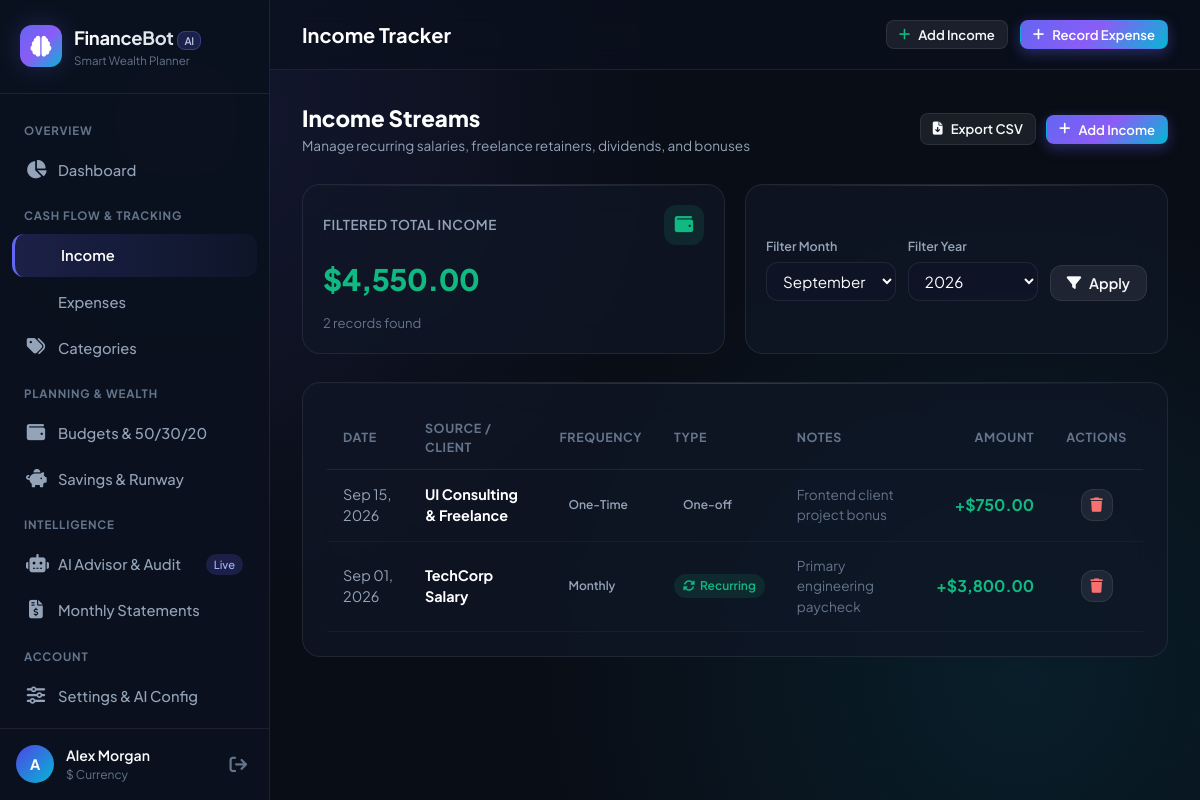
/income (signed in), run on the app's committed database.
### models.py (models this page shows, shortened)
class User(UserMixin, db.Model):
    __tablename__ = "users"
    id = db.Column(db.Integer, primary_key=True)
    username = db.Column(db.String(80), nullable=False)
    email = db.Column(db.String(120), unique=True, nullable=False, index=True)
    password_hash = db.Column(db.String(255), nullable=False)
    currency = db.Column(db.String(10), default="$")
    monthly_savings_target = db.Column(db.Float, default=500.0)
    emergency_fund_target_months = db.Column(db.Integer, default=6)
    risk_tolerance = db.Column(db.String(20), default="Moderate")  # Conservative, Moderate, Aggressive
    preferred_ai_provider = db.Column(db.String(20), default="gemini")  # gemini or openai
    custom_gemini_key = db.Column(db.String(255), nullable=True)
    custom_openai_key = db.Column(db.String(255), nullable=True)
    created_at = db.Column(db.DateTime, default=datetime.utcnow)
    incomes = db.relationship("Income", backref="user", lazy=True, cascade="all, delete-orphan")
    expenses = db.relationship("Expense", backref="user", lazy=True, cascade="all, delete-orphan")
    budgets = db.relationship("Budget", backref="user", lazy=True, cascade="all, delete-orphan")
    savings_goals = db.relationship("SavingsGoal", backref="user", lazy=True, cascade="all, delete-orphan")
    custom_categories = db.relationship("ExpenseCategory", backref="user", lazy=True, cascade="all, delete-orphan")
    recommendations = db.relationship("AIRecommendation", backref="user", lazy=True, cascade="all, delete-orphan")
    chat_messages = db.relationship("ChatMessage", backref="user", lazy=True, cascade="all, delete-orphan")

class Income(db.Model):
    __tablename__ = "incomes"
    id = db.Column(db.Integer, primary_key=True)
    user_id = db.Column(db.Integer, db.ForeignKey("users.id"), nullable=False)
    source = db.Column(db.String(100), nullable=False)  # Salary, Freelance, Dividend, etc.
    amount = db.Column(db.Float, nullable=False)
    date = db.Column(db.Date, nullable=False, default=date.today)
    is_recurring = db.Column(db.Boolean, default=False)
    frequency = db.Column(db.String(30), default="One-Time")  # Monthly, Bi-Weekly, One-Time, etc.
    notes = db.Column(db.Text, nullable=True)
    created_at = db.Column(db.DateTime, default=datetime.utcnow)

### routes/transactions.py (the view, shortened to what this page needs)
@transactions_bp.route("/income", methods=["GET", "POST"])
@login_required
def income_list():
    today = date.today()
    selected_year = request.args.get("year", today.year, type=int)
    selected_month = request.args.get("month", today.month, type=int)
    query = Income.query.filter_by(user_id=current_user.id)
    if selected_year:
        query = query.filter(extract("year", Income.date) == selected_year)
    if selected_month:
        query = query.filter(extract("month", Income.date) == selected_month)
    incomes = query.order_by(Income.date.desc(), Income.id.desc()).all()
    total_income = sum(i.amount for i in incomes)
    return render_template(
        "transactions/income.html",
        incomes=incomes,
        total_income=total_income,
        selected_year=selected_year,
        selected_month=selected_month,
        today_str=str(today)
    )

### templates/transactions/income.html (shortened to what this page needs)
{% extends "base.html" %}
{% block page_title %}Income Tracker{% endblock %}
{% block content %}
<div style="display: flex; align-items: center; justify-content: space-between; flex-wrap: wrap; gap: 16px;">
  <div>
    <h2 style="font-size: 1.4rem; font-weight: 800; color: #fff;">Income Streams</h2>
    <p style="color: var(--text-secondary); font-size: 0.85rem;">Manage recurring salaries, freelance retainers, dividends, and bonuses</p>
  </div>
  <div style="display: flex; gap: 10px; align-items: center;">
    <a href="{{ url_for('transactions.export_csv', type='income') }}" class="btn btn-secondary btn-sm" id="btn-export-income">
      <i class="fas fa-file-arrow-down"></i> Export CSV
    </a>
    <button class="btn btn-primary btn-sm" data-modal-target="global-income-modal" id="btn-add-income-page">
      <i class="fas fa-plus"></i> Add Income
    </button>
  </div>
</div>
<div class="stats-grid">
  <div class="glass-card stat-card">
    <div class="stat-header">
      <span class="stat-title">Filtered Total Income</span>
      <div class="stat-icon income"><i class="fas fa-wallet"></i></div>
    </div>
    <div class="stat-value" style="color: var(--color-success);">
      {{ total_income|currency(current_user.currency) }}
    </div>
    <div class="stat-footer">
      <span>{{ incomes|length }} records found</span>
    </div>
  </div>
  <div class="glass-card stat-card" style="justify-content: center;">
    <form method="GET" action="{{ url_for('transactions.income_list') }}" style="display: flex; gap: 12px; align-items: flex-end; flex-wrap: wrap;">
      <div class="form-group" style="margin-bottom: 0; flex: 1;">
        <label class="form-label" style="font-size: 0.78rem;">Filter Month</label>
        <select name="month" class="form-control" style="padding: 8px 12px;">
          {% for m in range(1, 13) %}
            <option value="{{ m }}" {% if m == selected_month %}selected{% endif %}>
              {{ ['January', 'February', 'March', 'April', 'May', 'June', 'July', 'August', 'September', 'October', 'November', 'December'][m-1] }}
            </option>
          {% endfor %}
        </select>
      </div>
      <div class="form-group" style="margin-bottom: 0; flex: 1;">
        <label class="form-label" style="font-size: 0.78rem;">Filter Year</label>
        <select name="year" class="form-control" style="padding: 8px 12px;">
          {% for y in [current_year - 1, current_year, current_year + 1] %}
            <option value="{{ y }}" {% if y == selected_year %}selected{% endif %}>{{ y }}</option>
          {% endfor %}
        </select>
      </div>
      <button type="submit" class="btn btn-secondary" style="padding: 8px 16px;">
        <i class="fas fa-filter"></i> Apply
      </button>
    </form>
  </div>
</div>
<div class="glass-card">
  <div class="table-container">
    <table class="data-table">
      <thead>
        <tr>
          <th>Date</th>
          <th>Source / Client</th>
          <th>Frequency</th>
          <th>Type</th>
          <th>Notes</th>
          <th style="text-align: right;">Amount</th>
          <th style="text-align: center;">Actions</th>
        </tr>
      </thead>
      <tbody>
        {% for inc in incomes %}
        <tr>
          <td>{{ inc.date.strftime('%b %d, %Y') }}</td>
          <td style="font-weight: 700; color: #fff;">{{ inc.source }}</td>
          <td>
            <span class="status-pill info">{{ inc.frequency }}</span>
          </td>
          <td>
            {% if inc.is_recurring %}
              <span class="status-pill safe"><i class="fas fa-rotate"></i> Recurring</span>
            {% else %}
              <span class="status-pill neutral">One-off</span>
            {% endif %}
          </td>
          <td style="color: var(--text-muted); font-size: 0.85rem;">
            {{ inc.notes or "—" }}
          </td>
          <td style="text-align: right; font-weight: 700; color: var(--color-success); font-size: 1rem;">
            +{{ inc.amount|currency(current_user.currency) }}
          </td>
          <td style="text-align: center;">
            <form action="{{ url_for('transactions.delete_income', income_id=inc.id) }}" method="POST" style="display: inline;" onsubmit="return confirm('Delete this income record?');">
              <button type="submit" class="btn btn-secondary btn-icon" style="width: 32px; height: 32px; color: #f87171;" title="Delete">
                <i class="fas fa-trash"></i>
              </button>
            </form>
          </td>
        </tr>
        {% else %}
        <tr>
          <td colspan="7" style="text-align: center; padding: 40px; color: var(--text-muted);">
            No income entries recorded for this selection. Click "+ Add Income" to record one.
          </td>
        </tr>
        {% endfor %}
      </tbody>
    </table>
  </div>
</div>
{% endblock %}

### templates/base.html (shortened to what this page needs)
<!DOCTYPE html>
<html lang="en">
<head>
  <link rel="stylesheet" href="https://cdnjs.cloudflare.com/ajax/libs/font-awesome/6.5.1/css/all.min.css">
  <link rel="stylesheet" href="{{ url_for('static', filename='css/style.css') }}">
</head>
<body>
  <div class="app-container">
    {% if current_user.is_authenticated %}
    <aside class="sidebar" id="app-sidebar">
      <div class="sidebar-header">
        <div class="brand-icon">
          <i class="fas fa-brain"></i>
        </div>
        <div>
          <div class="brand-title">FinanceBot<span class="brand-badge">AI</span></div>
          <div style="font-size: 0.72rem; color: var(--text-muted);">Smart Wealth Planner</div>
        </div>
      </div>
      <nav class="sidebar-nav">
        <div class="nav-section-title">Overview</div>
        <a href="{{ url_for('dashboard.index') }}" class="nav-item {% if request.endpoint == 'dashboard.index' %}active{% endif %}" id="nav-dashboard">
          <i class="fas fa-chart-pie"></i>
          <span>Dashboard</span>
        </a>
        <div class="nav-section-title">Cash Flow & Tracking</div>
        <a href="{{ url_for('transactions.income_list') }}" class="nav-item {% if request.endpoint == 'transactions.income_list' %}active{% endif %}" id="nav-income">
          <span>Income</span>
        </a>
        <a href="{{ url_for('transactions.expense_list') }}" class="nav-item {% if request.endpoint == 'transactions.expense_list' %}active{% endif %}" id="nav-expenses">
          <span>Expenses</span>
        </a>
        <a href="{{ url_for('transactions.categories') }}" class="nav-item {% if request.endpoint == 'transactions.categories' %}active{% endif %}" id="nav-categories">
          <i class="fas fa-tags"></i>
          <span>Categories</span>
        </a>
        <div class="nav-section-title">Planning & Wealth</div>
        <a href="{{ url_for('budgets.index') }}" class="nav-item {% if request.endpoint == 'budgets.index' %}active{% endif %}" id="nav-budgets">
          <i class="fas fa-wallet"></i>
          <span>Budgets & 50/30/20</span>
        </a>
        <a href="{{ url_for('savings.index') }}" class="nav-item {% if request.endpoint == 'savings.index' %}active{% endif %}" id="nav-savings">
          <i class="fas fa-piggy-bank"></i>
          <span>Savings & Runway</span>
        </a>
        <div class="nav-section-title">Intelligence</div>
        <a href="{{ url_for('ai_advisor.index') }}" class="nav-item {% if request.endpoint == 'ai_advisor.index' %}active{% endif %}" id="nav-advisor">
          <i class="fas fa-robot"></i>
          <span>AI Advisor & Audit</span>
          <span class="nav-badge">Live</span>
        </a>
        <a href="{{ url_for('reports.monthly') }}" class="nav-item {% if request.endpoint == 'reports.monthly' %}active{% endif %}" id="nav-reports">
          <i class="fas fa-file-invoice-dollar"></i>
          <span>Monthly Statements</span>
        </a>
        <div class="nav-section-title">Account</div>
        <a href="{{ url_for('profile.index') }}" class="nav-item {% if request.endpoint == 'profile.index' %}active{% endif %}" id="nav-profile">
          <i class="fas fa-sliders"></i>
          <span>Settings & AI Config</span>
        </a>
      </nav>
      <div class="sidebar-footer">
        <div class="user-avatar">
          {{ current_user.username[0]|upper }}
        </div>
        <div class="user-info">
          <div class="user-name">{{ current_user.username }}</div>
          <div class="user-role">{{ current_user.currency }} Currency</div>
        </div>
        <a href="{{ url_for('auth.logout') }}" title="Sign Out" style="color: var(--text-muted); font-size: 1.1rem; padding: 6px;" id="btn-logout">
          <i class="fas fa-arrow-right-from-bracket"></i>
        </a>
      </div>
    </aside>
    {% endif %}
    <main class="main-wrapper" style="{% if not current_user.is_authenticated %}margin-left: 0;{% endif %}">
      {% if current_user.is_authenticated %}
      <header class="topbar">
        <div class="topbar-left">
          <h1 class="page-headline">{% block page_title %}Financial Dashboard{% endblock %}</h1>
        </div>
        <div class="topbar-right">
          <button class="btn btn-secondary btn-sm" data-modal-target="global-income-modal" id="quick-add-income-btn">
            <i class="fas fa-plus" style="color: var(--color-success);"></i> Add Income
          </button>
          <button class="btn btn-primary btn-sm" data-modal-target="global-expense-modal" id="quick-add-expense-btn">
            <i class="fas fa-plus"></i> Record Expense
          </button>
        </div>
      </header>
      {% endif %}
      <div class="page-content">
        {% block content %}{% endblock %}
      </div>
    </main>
  </div>
</body>
</html>

### data on the page
User: username "A", username "Alex Morgan", currency "$", currency "$4,550.00"
Income: date "Sep 15, 2026", source "UI Consulting & Freelance", frequency "One-Time", is_recurring "One-off", notes "Frontend client project bonus", amount "$750.00"
Income: date "Sep 01, 2026", source "TechCorp Salary", frequency "Monthly", is_recurring True (drawn), notes "Primary engineering paycheck", amount "$3,800.00"

### other printed values
{{ incomes|length }} "2"
form field month "September"
form field year "2026"
